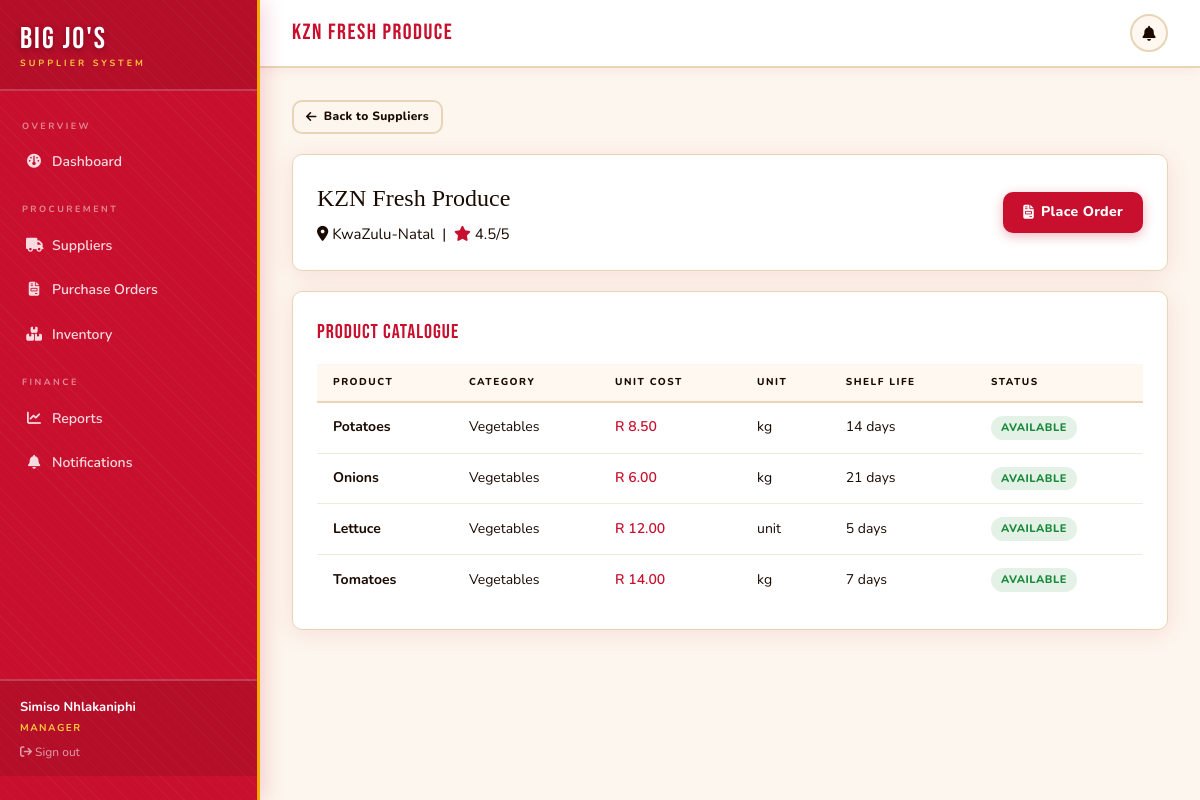
The app's page /manager/suppliers/1 (signed in) with its own data.
### app/models/__init__.py (models this page shows, shortened)
class User(UserMixin, db.Model):
    __tablename__ = 'user'
    id = db.Column(db.Integer, primary_key=True)
    name = db.Column(db.String(120), nullable=False)
    email = db.Column(db.String(120), unique=True, nullable=False)
    password_hash = db.Column(db.String(256), nullable=False)
    role = db.Column(db.String(20), nullable=False)  # manager / supplier / admin
    phone = db.Column(db.String(20))
    created_at = db.Column(db.DateTime, default=utc_now)
    supplier_profile = db.relationship('Supplier', backref='user', uselist=False)
    notifications = db.relationship('Notification', backref='user', lazy='dynamic')

class Supplier(db.Model):
    __tablename__ = 'supplier'
    id = db.Column(db.Integer, primary_key=True)
    user_id = db.Column(db.Integer, db.ForeignKey('user.id'), unique=True)
    company_name = db.Column(db.String(120), nullable=False)
    region = db.Column(db.String(100))
    rating = db.Column(db.Float, default=3.0)
    bank_details = db.Column(db.String(200))
    products = db.relationship('Product', backref='supplier', lazy='dynamic')
    orders = db.relationship('PurchaseOrder', backref='supplier', lazy='dynamic')

class Product(db.Model):
    __tablename__ = 'product'
    id = db.Column(db.Integer, primary_key=True)
    supplier_id = db.Column(db.Integer, db.ForeignKey('supplier.id'), nullable=False)
    name = db.Column(db.String(120), nullable=False)
    category = db.Column(db.String(80))
    unit_cost = db.Column(db.Float, nullable=False)
    unit_of_measure = db.Column(db.String(20), default='kg')
    shelf_life_days = db.Column(db.Integer, default=7)
    available = db.Column(db.Boolean, default=True)
    inventory = db.relationship('Inventory', backref='product', uselist=False)
    order_lines = db.relationship('OrderLine', backref='product', lazy='dynamic')

### app/manager/__init__.py (the view)
@bp.route('/suppliers/<int:supplier_id>')
@manager_required
def supplier_detail(supplier_id):
    supplier = Supplier.query.get_or_404(supplier_id)
    products = Product.query.filter_by(supplier_id=supplier_id, available=True).all()
    return render_template('manager/supplier_detail.html', supplier=supplier, products=products)

### app/__init__.py (called while the page is built)
@login_manager.user_loader
def load_user(user_id):
    from app.models import User
    return db.session.get(User, int(user_id))

### app/manager/__init__.py (called while the page is built)
def manager_required(f):
    @wraps(f)
    def decorated(*args, **kwargs):
        if not current_user.is_authenticated or current_user.role not in ('manager', 'admin'):
            flash('Access restricted to managers.', 'danger')
            return redirect(url_for('auth.login'))
        return f(*args, **kwargs)
    return login_required(decorated)

### app/templates/manager/supplier_detail.html (shortened to what this page needs)
{% extends 'shared/dashboard_layout.html' %}
{% block page_title %}{{ supplier.company_name }}{% endblock %}
{% block content %}
<div style="margin-bottom:20px;">
  <a href="{{ url_for('manager.suppliers') }}" class="btn btn-outline btn-sm">
    <i class="fa-solid fa-arrow-left"></i> Back to Suppliers
  </a>
</div>
<div class="card" style="margin-bottom:20px;">
  <div style="display:flex;justify-content:space-between;align-items:center;">
    <div>
      <div style="font-family:'DM Serif Display',serif;font-size:24px;">{{ supplier.company_name }}</div>
      <div style="color:var(--muted);margin-top:4px;">
        <i class="fa-solid fa-location-dot"></i> {{ supplier.region or 'No region' }} &nbsp;|&nbsp;
        <i class="fa-solid fa-star" style="color:var(--accent)"></i> {{ supplier.rating }}/5
      </div>
    </div>
    <a href="{{ url_for('manager.new_order') }}" class="btn btn-primary">
      <i class="fa-solid fa-file-invoice"></i> Place Order
    </a>
  </div>
</div>
<div class="card">
  <div class="card-title">Product Catalogue</div>
  {% if products %}
  <div class="table-wrap">
    <table>
      <thead>
        <tr>
          <th>Product</th>
          <th>Category</th>
          <th>Unit Cost</th>
          <th>Unit</th>
          <th>Shelf Life</th>
          <th>Status</th>
        </tr>
      </thead>
      <tbody>
        {% for p in products %}
        <tr>
          <td><strong>{{ p.name }}</strong></td>
          <td>{{ p.category }}</td>
          <td style="color:var(--accent);font-weight:600;">R {{ "%.2f"|format(p.unit_cost) }}</td>
          <td>{{ p.unit_of_measure }}</td>
          <td>{{ p.shelf_life_days }} days</td>
          <td>
            {% if p.available %}
              <span class="pill pill-confirmed">Available</span>
            {% else %}
              <span class="pill pill-rejected">Unavailable</span>
            {% endif %}
          </td>
        </tr>
        {% endfor %}
      </tbody>
    </table>
  </div>
  {% else %}
  <div class="empty-state">
    <div class="icon">📦</div>
    <p>No products listed by this supplier</p>
  </div>
  {% endif %}
</div>
{% endblock %}

### app/templates/shared/dashboard_layout.html (shortened to what this page needs)
{% extends 'base.html' %}
{% block body %}
<div class="flex min-h-screen bg-cream">
  <aside id="sidebar"
         class="fixed inset-y-0 left-0 z-50 flex w-[260px] -translate-x-full flex-col overflow-y-auto
                border-r-[3px] border-gold bg-brand pb-6
                shadow-[4px_0_20px_rgba(200,16,46,.18)] transition-transform duration-200 md:translate-x-0"
         style="background-image:repeating-linear-gradient(45deg,rgba(255,255,255,.03) 0px,rgba(255,255,255,.03) 1px,transparent 1px,transparent 10px)">
    <div class="border-b-2 border-white/20 bg-black/10 px-5 pb-[18px] pt-6">
      <div class="font-display text-[30px] leading-none tracking-[2px] text-white"
           style="text-shadow:0 2px 6px rgba(0,0,0,.3)">Big Jo's</div>
      <div class="mt-0.5 text-[9px] font-bold uppercase tracking-[3px] text-gold2">Supplier System</div>
    </div>
    <nav class="flex-1 space-y-0.5 px-3 py-4">
      {% if current_user.role in ('manager','admin') %}
      <div class="px-2.5 pb-1.5 pt-3 text-[9px] font-bold uppercase tracking-[2.5px] text-white/50">Overview</div>
      <a href="{{ url_for('manager.dashboard') }}"
         class="flex items-center gap-2.5 rounded-[10px] px-3.5 py-2.5 text-[14px] font-semibold transition-all duration-[180ms]
                {% if request.endpoint == 'manager.dashboard' %}bg-gold text-ink shadow-[0_3px_10px_rgba(245,168,0,.4)]
                {% else %}text-white/85 hover:bg-white/20 hover:text-white hover:translate-x-[3px]{% endif %}">
        <span class="w-4 text-center"><i class="fa-solid fa-gauge"></i></span> Dashboard
      </a>
      <div class="px-2.5 pb-1.5 pt-4 text-[9px] font-bold uppercase tracking-[2.5px] text-white/50">Procurement</div>
      <a href="{{ url_for('manager.suppliers') }}"
         class="flex items-center gap-2.5 rounded-[10px] px-3.5 py-2.5 text-[14px] font-semibold transition-all duration-[180ms]
                {% if 'suppliers' in request.endpoint %}bg-gold text-ink shadow-[0_3px_10px_rgba(245,168,0,.4)]
                {% else %}text-white/85 hover:bg-white/20 hover:text-white hover:translate-x-[3px]{% endif %}">
        <span class="w-4 text-center"><i class="fa-solid fa-truck"></i></span> Suppliers
      </a>
      <a href="{{ url_for('manager.orders') }}"
         class="flex items-center gap-2.5 rounded-[10px] px-3.5 py-2.5 text-[14px] font-semibold transition-all duration-[180ms]
                {% if 'orders' in request.endpoint %}bg-gold text-ink shadow-[0_3px_10px_rgba(245,168,0,.4)]
                {% else %}text-white/85 hover:bg-white/20 hover:text-white hover:translate-x-[3px]{% endif %}">
        <span class="w-4 text-center"><i class="fa-solid fa-file-invoice"></i></span> Purchase Orders
      </a>
      <a href="{{ url_for('manager.inventory') }}"
         class="flex items-center gap-2.5 rounded-[10px] px-3.5 py-2.5 text-[14px] font-semibold transition-all duration-[180ms]
                {% if 'inventory' in request.endpoint %}bg-gold text-ink shadow-[0_3px_10px_rgba(245,168,0,.4)]
                {% else %}text-white/85 hover:bg-white/20 hover:text-white hover:translate-x-[3px]{% endif %}">
        <span class="w-4 text-center"><i class="fa-solid fa-boxes-stacked"></i></span> Inventory
      </a>
      <div class="px-2.5 pb-1.5 pt-4 text-[9px] font-bold uppercase tracking-[2.5px] text-white/50">Finance</div>
      <a href="{{ url_for('manager.reports') }}"
         class="flex items-center gap-2.5 rounded-[10px] px-3.5 py-2.5 text-[14px] font-semibold transition-all duration-[180ms]
                {% if 'reports' in request.endpoint %}bg-gold text-ink shadow-[0_3px_10px_rgba(245,168,0,.4)]
                {% else %}text-white/85 hover:bg-white/20 hover:text-white hover:translate-x-[3px]{% endif %}">
        <span class="w-4 text-center"><i class="fa-solid fa-chart-line"></i></span> Reports
      </a>
      <a href="{{ url_for('manager.notifications') }}"
         class="flex items-center gap-2.5 rounded-[10px] px-3.5 py-2.5 text-[14px] font-semibold transition-all duration-[180ms]
                {% if 'notifications' in request.endpoint %}bg-gold text-ink shadow-[0_3px_10px_rgba(245,168,0,.4)]
                {% else %}text-white/85 hover:bg-white/20 hover:text-white hover:translate-x-[3px]{% endif %}">
        <span class="w-4 text-center"><i class="fa-solid fa-bell"></i></span> Notifications
      </a>
      {% endif %}
    </nav>
    <div class="border-t-2 border-white/20 bg-black/10 px-5 py-4 text-[13px]">
      <div class="font-bold text-white">{{ current_user.name }}</div>
      <div class="mt-0.5 text-[10px] font-bold uppercase tracking-[1.5px] text-gold2">{{ current_user.role }}</div>
      <a href="{{ url_for('auth.logout') }}" class="mt-2 block text-xs text-white/60 transition hover:text-white">
        <i class="fa-solid fa-arrow-right-from-bracket"></i> Sign out
      </a>
    </div>
  </aside>
  <div class="flex min-h-screen w-full flex-col md:ml-[260px]">
    <header class="sticky top-0 z-40 flex items-center justify-between border-b-2 border-warm
                   bg-white px-4 py-3.5 shadow-[0_2px_12px_rgba(200,16,46,.07)] md:px-8">
      <div class="flex items-center gap-3">
        <span class="font-display text-[22px] tracking-[1.5px] text-brand">
          {% block page_title %}{% endblock %}
        </span>
      </div>
      <div class="flex items-center gap-3">
        {% set unread = current_user.notifications.filter_by(is_read=False).count() %}
        {% if current_user.role in ('manager','admin') %}
        <a href="{{ url_for('manager.notifications') }}"
           class="relative inline-flex h-[38px] w-[38px] items-center justify-center rounded-full
                  border-2 border-warm bg-cream2 text-muted transition
                  hover:border-brand hover:text-brand hover:bg-brand/5">
          <i class="fa-solid fa-bell text-[15px]"></i>
        </a>
        {% endif %}
      </div>
    </header>
    <main class="flex-1 p-8">
      {% block content %}{% endblock %}
    </main>
  </div>
</div>
{% endblock %}

### app/static/css/main.css (style rules this page uses)
:root { --bg: #fdf6ee; --surface: #ffffff; --surface2:#fff8f0; --border: #e8d5b7; --accent: #c8102e; --accent2: #e8192e; --gold: #f5a800; --gold2: #ffc93c; --green: #1a8a3a; --red: #c8102e; --blue: #1565c0; --text: #1a0a00; --muted: #1a0a00; }
.btn { display: inline-flex; align-items: center; gap: 7px; padding: 9px 20px; border-radius: 10px; font-family: 'Nunito', sans-serif; font-size: 14px; font-weight: 800; cursor: pointer; border: none; transition: all .18s; text-decoration: none; letter-spacing: .3px; }
.btn-primary { background: #c8102e; color: #fff; box-shadow: 0 3px 12px rgba(200,16,46,.3); }
.btn-outline { background: transparent; border: 2px solid #e8d5b7; color: #1a0a00; }
.btn-sm { padding: 5px 12px; font-size: 12px; }
.card { background: #fff; border: 1.5px solid #e8d5b7; border-radius: 10px; padding: 24px; box-shadow: 0 4px 24px rgba(200,16,46,.10); }
.card-title { font-family: 'Bebas Neue', cursive; font-size: 20px; letter-spacing: 1px; margin-bottom: 16px; color: #c8102e; }
.table-wrap { overflow-x: auto; }
table { width: 100%; border-collapse: collapse; font-size: 14px; }
thead tr { border-bottom: 2px solid #e8d5b7; background: #fff8f0; }
th { padding: 10px 16px; text-align: left; font-size: 10px; text-transform: uppercase; letter-spacing: 1.5px; color: #1a0a00; font-weight: 800; }
td { padding: 13px 16px; border-bottom: 1px solid rgba(232,213,183,.5); color: #1a0a00; }
tbody tr:last-child td { border-bottom: none; }
.pill { display: inline-flex; align-items: center; gap: 5px; padding: 3px 10px; border-radius: 20px; font-size: 11px; font-weight: 800; text-transform: uppercase; letter-spacing: .5px; }
.pill-confirmed { background: rgba(26,138,58,.12); color: #1a8a3a; }

### records on screen
User: name "Simiso Nhlakaniphi", role "MANAGER"
Supplier: company_name "KZN Fresh Produce", region "KwaZulu-Natal", rating "4.5"
Product: name "Potatoes", category "Vegetables", unit_cost "8.50", unit_of_measure "kg", shelf_life_days "14", available "AVAILABLE"
Product: name "Onions", category "Vegetables", unit_cost "6.00", unit_of_measure "kg", shelf_life_days "21", available "AVAILABLE"
Product: name "Lettuce", category "Vegetables", unit_cost "12.00", unit_of_measure "unit", shelf_life_days "5", available "AVAILABLE"
Product: name "Tomatoes", category "Vegetables", unit_cost "14.00", unit_of_measure "kg", shelf_life_days "7", available "AVAILABLE"
